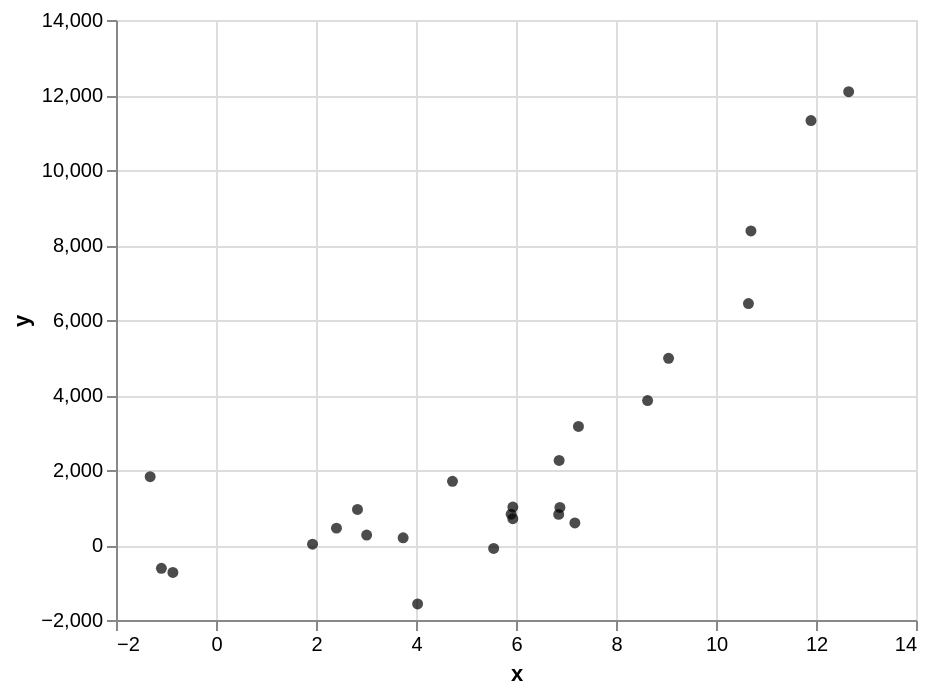

Source (notebook cell):
### Markdown cell above
## 2.2 Define helper functions

We'll define the polynomial points chart and draw it:

### Code cell
def get_poly_points_chart():
    '''
    This function should return an altair plot object that is a scatterplot of
    the salary data, with YearsExperience on the x axis and Salary on the y axis
    '''
    return alt.Chart(poly_df).mark_circle(color="black").encode(
        x='x',
        y='y'
    )

get_poly_points_chart()

### Figure 1 — Vega-Lite specification as saved in the notebook (floating-point values rounded to 4 significant figures)
{"config": {"view": {"continuousWidth": 400, "continuousHeight": 300}}, "data": {"name": "data-b9820e7ea83353524b7ee7dce87bd434"}, "mark": {"type": "circle", "color": "black"}, "encoding": {"x": {"field": "x", "type": "quantitative"}, "y": {"field": "y", "type": "quantitative"}}, "$schema": "https://vega.github.io/schema/vega-lite/v4.17.0.json", "datasets": {"data-b9820e7ea83353524b7ee7dce87bd434": [{"x": 3.013, "y": 264.1}, {"x": 5.553, "y": -91.86}, {"x": 2.409, "y": 449.8}, {"x": -1.092, "y": -621.0}, {"x": 5.937, "y": 1012.0}, {"x": 5.937, "y": 702.4}, {"x": -1.317, "y": 1822.0}, {"x": 1.93, "y": 22.01}, {"x": 6.878, "y": 1002.0}, {"x": 2.83, "y": 947.6}, {"x": 6.854, "y": 816.4}, {"x": 6.863, "y": 2255.0}, {"x": 4.032, "y": -1572.0}, {"x": 12.65, "y": 12090.0}, {"x": 11.9, "y": 11320.0}, {"x": 7.249, "y": 3162.0}, {"x": 9.051, "y": 4978.0}, {"x": 3.743, "y": 190.6}, {"x": 8.632, "y": 3853.0}, {"x": 10.65, "y": 6438.0}, {"x": -0.8626, "y": -732.6}, {"x": 5.903, "y": 820.8}, {"x": 4.73, "y": 1698.0}, {"x": 10.7, "y": 8374.0}, {"x": 7.178, "y": 587.3}]}}
